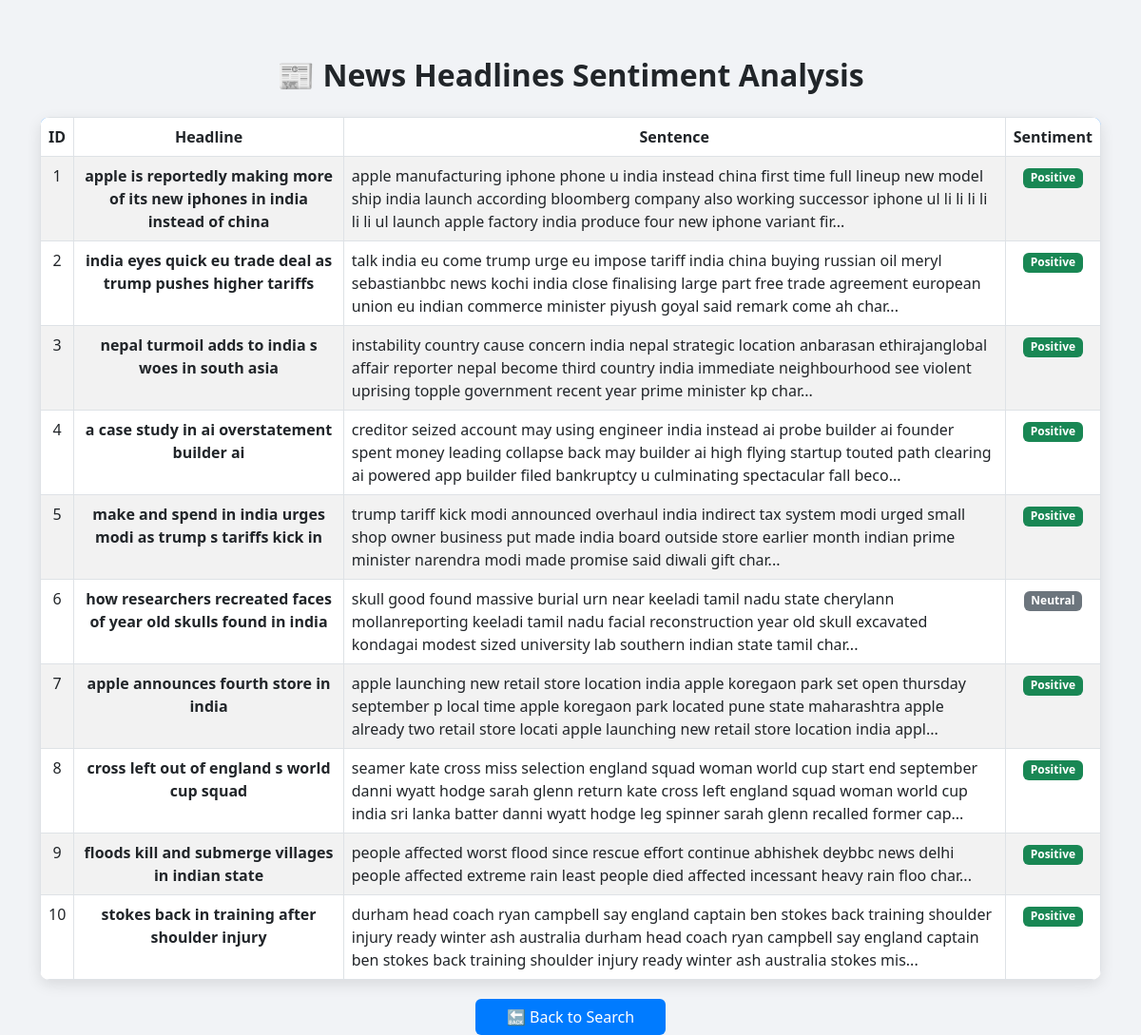
Page /data on the committed database.
### tables this page shows
CREATE TABLE news_predictions (
        id INTEGER PRIMARY KEY AUTOINCREMENT,
        Headline TEXT,
        Sentence TEXT,
        Sentiment TEXT
    );

### main.py (the view)
@app.route("/data")
def data_showing_func():
    rows = fetch_data_from_db()
    return render_template('news.html' , rows = rows)

### utils.py (called while the page is built)
def fetch_data_from_db(db ='News_data.db'):
    con = sqlite3.connect(db)
    cur = con.cursor()
    statement = '''SELECT * FROM news_predictions'''
    cur.execute(statement)
    output = cur.fetchall()
    con.close()
    return output

### Templates/news.html (shortened to what this page needs)
<!DOCTYPE html>
<html lang="en">
<head>
    <link href="https://cdn.jsdelivr.net/npm/bootstrap@5.3.0/dist/css/bootstrap.min.css" rel="stylesheet">
</head>
<body>
    <div class="container">
        <h2>📰 News Headlines Sentiment Analysis</h2>
        <table class="table table-bordered table-striped text-center">
            <thead>
                <tr>
                    <th>ID</th>
                    <th>Headline</th>
                    <th>Sentence</th>
                    <th>Sentiment</th>
                </tr>
            </thead>
            <tbody>
                {% for row in rows %}
                <tr>
                    <td>{{ row[0] }}</td>
                    <td><strong>{{ row[1] }}</strong></td>
                    <td style="text-align: left;">{{ row[2][:250] }}...</td>
                    <td>
                        {% if row[3] == "Positive" %}
                            <span class="badge bg-success">{{ row[3] }}</span>
                        {% elif row[3] == "Negative" %}
                            <span class="badge bg-danger">{{ row[3] }}</span>
                        {% else %}
                            <span class="badge bg-secondary">{{ row[3] }}</span>
                        {% endif %}
                    </td>
                </tr>
                {% endfor %}
            </tbody>
        </table>
        <a href="{{ url_for('Home_page')}}" class="btn btn-custom">🔙 Back to Search</a>
    </div>
</body>
</html>

### Templates/news.html (style rules this page uses)
body { background: #f1f3f6; font-family: "Segoe UI", Tahoma, Geneva, Verdana, sans-serif; }
.container { margin-top: 60px; }
h2 { font-weight: bold; margin-bottom: 25px; color: #212529; text-align: center; }
table { background: white; border-radius: 10px; overflow: hidden; box-shadow: 0 5px 15px rgba(0,0,0,0.1); }
thead { background: #007bff; color: white; }
.btn-custom { margin-top: 20px; display: block; width: 200px; margin-left: auto; margin-right: auto; background-color: #007bff; color: white; font-weight: 500; }

### rows in the picture
news_predictions: id "1", Headline "apple is reportedly making more of its new iphones in india instead of china", Sentence "apple manufacturing iphone phone u india instead china first time full lineup new model ship india launch according bloomberg company also working successor iphone ul li li li li li li ul launch apple factory india produce four new iphone variant fir", Sentiment "Positive"
news_predictions: id "2", Headline "india eyes quick eu trade deal as trump pushes higher tariffs", Sentence "talk india eu come trump urge eu impose tariff india china buying russian oil meryl sebastianbbc news kochi india close finalising large part free trade agreement european union eu indian commerce minister piyush goyal said remark come ah char", Sentiment "Positive"
news_predictions: id "3", Headline "nepal turmoil adds to india s woes in south asia", Sentence "instability country cause concern india nepal strategic location anbarasan ethirajanglobal affair reporter nepal become third country india immediate neighbourhood see violent uprising topple government recent year prime minister kp char", Sentiment "Positive"
news_predictions: id "4", Headline "a case study in ai overstatement builder ai", Sentence "creditor seized account may using engineer india instead ai probe builder ai founder spent money leading collapse back may builder ai high flying startup touted path clearing ai powered app builder filed bankruptcy u culminating spectacular fall beco", Sentiment "Positive"
news_predictions: id "5", Headline "make and spend in india urges modi as trump s tariffs kick in", Sentence "trump tariff kick modi announced overhaul india indirect tax system modi urged small shop owner business put made india board outside store earlier month indian prime minister narendra modi made promise said diwali gift char", Sentiment "Positive"
news_predictions: id "6", Headline "how researchers recreated faces of year old skulls found in india", Sentence "skull good found massive burial urn near keeladi tamil nadu state cherylann mollanreporting keeladi tamil nadu facial reconstruction year old skull excavated kondagai modest sized university lab southern indian state tamil char", Sentiment "Neutral"
news_predictions: id "7", Headline "apple announces fourth store in india", Sentence "apple launching new retail store location india apple koregaon park set open thursday september p local time apple koregaon park located pune state maharashtra apple already two retail store locati apple launching new retail store location india appl", Sentiment "Positive"
news_predictions: id "8", Headline "cross left out of england s world cup squad", Sentence "seamer kate cross miss selection england squad woman world cup start end september danni wyatt hodge sarah glenn return kate cross left england squad woman world cup india sri lanka batter danni wyatt hodge leg spinner sarah glenn recalled former cap", Sentiment "Positive"
news_predictions: id "9", Headline "floods kill and submerge villages in indian state", Sentence "people affected worst flood since rescue effort continue abhishek deybbc news delhi people affected extreme rain least people died affected incessant heavy rain floo char", Sentiment "Positive"
news_predictions: id "10", Headline "stokes back in training after shoulder injury", Sentence "durham head coach ryan campbell say england captain ben stokes back training shoulder injury ready winter ash australia durham head coach ryan campbell say england captain ben stokes back training shoulder injury ready winter ash australia stokes mis", Sentiment "Positive"
